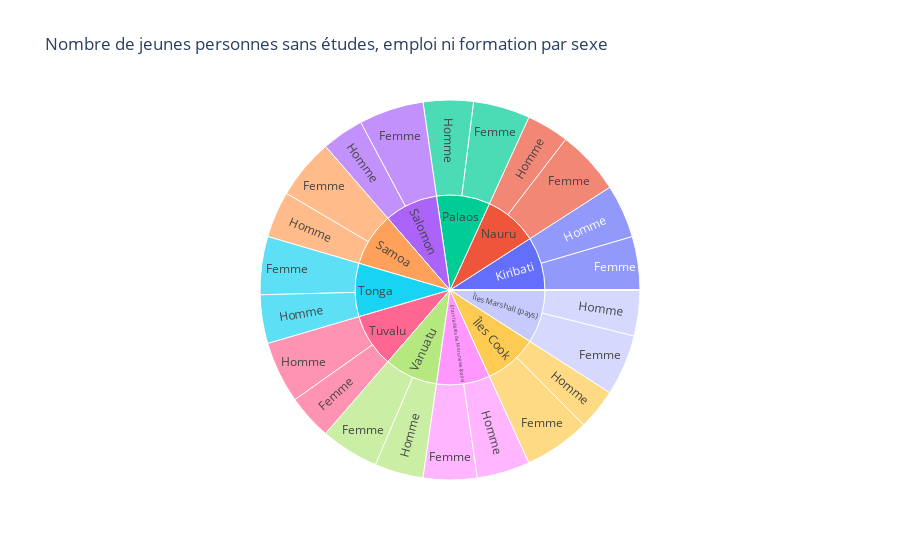

The notebook cell this image was saved under:
### Code cell
fig = px.sunburst(
    unemployed_by_country,
    path=["Pays et territoires insulaires du Pacifique", "Sexe"],
    values="Pourcentage",
    title="Nombre de jeunes personnes sans études, emploi ni formation par sexe",
)
fig.show()

### Figure 1 — Plotly figure (JSON) as saved in the notebook; plotly's stock layout.template omitted (floating-point values rounded to 4 significant figures)
{"data": [{"branchvalues": "total", "domain": {"x": [0, 1], "y": [0, 1]}, "hovertemplate": "labels=%{label}<br>Pourcentage=%{value}<br>parent=%{parent}<br>id=%{id}<extra></extra>", "ids": ["Kiribati/Femme", "Nauru/Femme", "Niue/Femme", "Palaos/Femme", "Salomon/Femme", "Samoa/Femme", "Tokelau/Femme", "Tonga/Femme", "Tuvalu/Femme", "Vanuatu/Femme", "États fédérés de Micronésie (pays)/Femme", "Îles Cook/Femme", "Îles Marshall (pays)/Femme", "Kiribati/Homme", "Nauru/Homme", "Niue/Homme", "Palaos/Homme", "Salomon/Homme", "Samoa/Homme", "Tokelau/Homme", "Tonga/Homme", "Tuvalu/Homme", "Vanuatu/Homme", "États fédérés de Micronésie (pays)/Homme", "Îles Cook/Homme", "Îles Marshall (pays)/Homme", "Kiribati", "Nauru", "Niue", "Palaos", "Salomon", "Samoa", "Tokelau", "Tonga", "Tuvalu", "Vanuatu", "États fédérés de Micronésie (pays)", "Îles Cook", "Îles Marshall (pays)"], "labels": ["Femme", "Femme", "Femme", "Femme", "Femme", "Femme", "Femme", "Femme", "Femme", "Femme", "Femme", "Femme", "Femme", "Homme", "Homme", "Homme", "Homme", "Homme", "Homme", "Homme", "Homme", "Homme", "Homme", "Homme", "Homme", "Homme", "Kiribati", "Nauru", "Niue", "Palaos", "Salomon", "Samoa", "Tokelau", "Tonga", "Tuvalu", "Vanuatu", "États fédérés de Micronésie (pays)", "Îles Cook", "Îles Marshall (pays)"], "name": "", "parents": ["Kiribati", "Nauru", "Niue", "Palaos", "Salomon", "Samoa", "Tokelau", "Tonga", "Tuvalu", "Vanuatu", "États fédérés de Micronésie (pays)", "Îles Cook", "Îles Marshall (pays)", "Kiribati", "Nauru", "Niue", "Palaos", "Salomon", "Samoa", "Tokelau", "Tonga", "Tuvalu", "Vanuatu", "États fédérés de Micronésie (pays)", "Îles Cook", "Îles Marshall (pays)", "", "", "", "", "", "", "", "", "", "", "", "", ""], "type": "sunburst", "values": [50.0, 60.37, 0, 53.19, 60.7, 56.55, 0, 54.42, 42.26, 54.38, 50.36, 61.72, 57.13, 50.0, 39.63, 0, 46.81, 39.3, 43.45, 0, 45.58, 57.74, 45.62, 49.64, 38.28, 42.87, 100, 100, 0, 100, 100, 100, 0, 100, 100, 100, 100, 100, 100]}], "layout": {"legend": {"tracegroupgap": 0}, "title": {"text": "Nombre de jeunes personnes sans études, emploi ni formation par sexe"}}}
